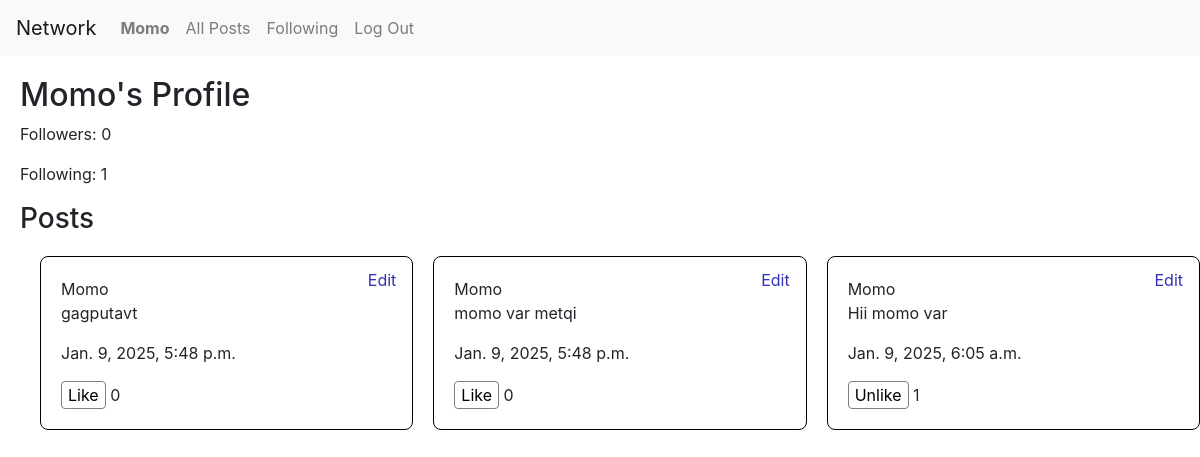
Before: /profile/Momo (signed in) with the older database file.
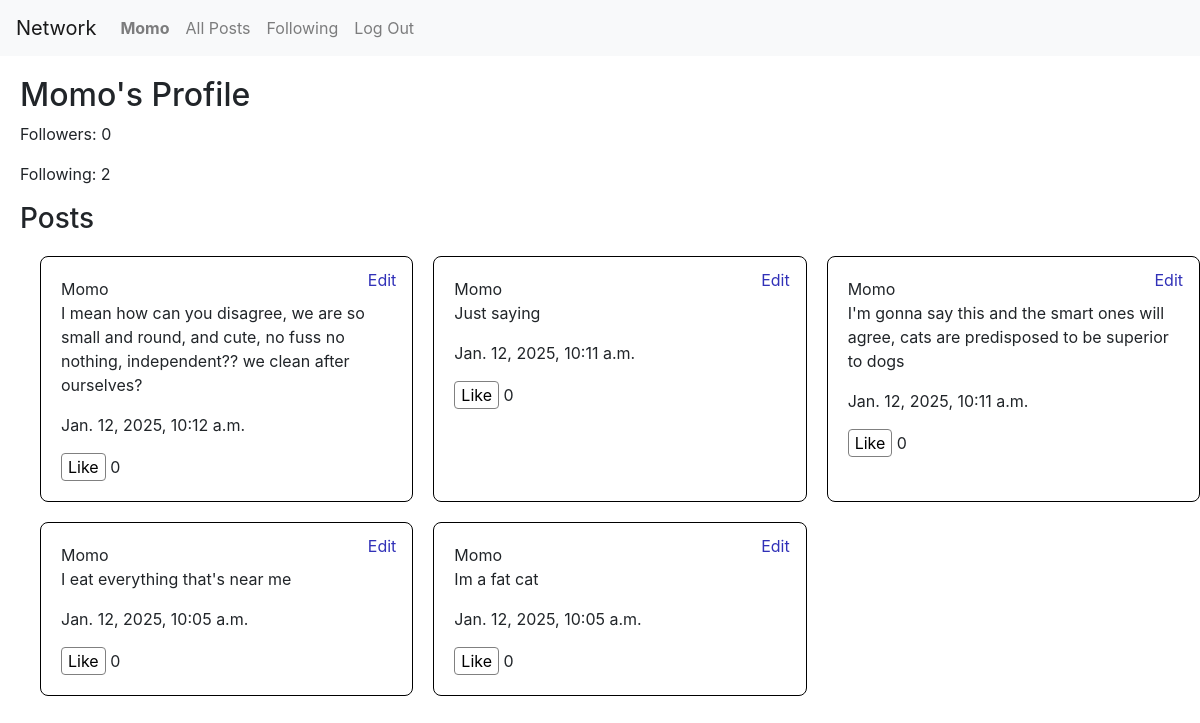
After: the same page with the newer database file.
### network/models.py (models this page shows, shortened)
class User(AbstractUser):
    name = models.CharField(max_length=64, blank=True)
    following = models.ManyToManyField('self', symmetrical=False, related_name='followers')

class Post(models.Model):
    user = models.ForeignKey(User, on_delete=models.CASCADE, related_name='posts')  #link post to the user
    body = models.TextField()
    timestamp = models.DateTimeField(auto_now_add=True) #automatically sets the time
    likes = models.ManyToManyField(User, related_name="liked_posts", blank=True)

### network/views.py (the view)
# urls.py: path("profile/<str:username>", views.profile_view, name="profile"),
@login_required(login_url="/login", redirect_field_name=None)
def profile_view(request, username):
    user_profile = User.objects.get(username = username)
    posts = user_profile.posts.all().order_by('-timestamp')
    is_following = request.user.following.filter(username=username).exists()
    return render(request, "network/profile.html", {
         "profile": user_profile,
        "posts": posts,
        "followers_count": user_profile.followers.count(),
        "following_count": user_profile.following.count(),
        "is_following": is_following,
        "is_self": request.user == user_profile
    })

### network/templates/network/profile.html (shortened to what this page needs)
{% extends "network/layout.html" %} {% block body %}
<div class="profile-container">
	<h2>{{ profile.username }}'s Profile</h2>
	<div class="stats">
		<p>Followers: {{ followers_count }}</p>
		<p>Following: {{ following_count }}</p>
	</div>
	<h3>Posts</h3>
	<div class="posts-container">
		{% for post in posts %}
		<div class="post" id="post-{{ post.id }}">
			<a href="{% url 'profile' post.user.username %}"
				>{{ post.user.username }}</a
			>
			<div class="post-content" id="content-{{ post.id }}">
				<p class="post-body" id="post-body-{{ post.id }}">{{post.body}}</p>
				{% if user == post.user %}
				<button class="edit-btn" data-post-id="{{ post.id }}">Edit</button>
				{% endif %}
			</div>
			<p>{{post.timestamp}}</p>
			{% if user.is_authenticated %}
			<button class="like-btn" data-post-id="{{ post.id }}">
				{% if user in post.likes.all %} Unlike {% else %} Like {% endif %}
			</button>
			{% endif %}
			<span id="likes-{{ post.id }}" class="likes-count"
				>{{ post.likes.count }}</span
			>
		</div>
		{% empty %}
		<p>No posts yet.</p>
		{% endfor %}
	</div>
</div>
{% endblock %}

### network/templates/network/layout.html (shortened to what this page needs)
{% load static %}
<!DOCTYPE html>
<html lang="en">
	<head>
		<link
			rel="stylesheet"
			href="https://stackpath.bootstrapcdn.com/bootstrap/4.4.1/css/bootstrap.min.css"
		/>
		<link href="{% static 'network/styles.css' %}" rel="stylesheet" />
	</head>
	<body>
		<nav class="navbar navbar-expand-lg navbar-light bg-light">
			<a class="navbar-brand" href="#">Network</a>
			<div class="layout-div">
				<ul class="navbar-nav mr-auto">
					{% if user.is_authenticated %}
					<li class="nav-item">
						<a class="nav-link" href="#"
							><strong>{{ user.username }}</strong></a
						>
					</li>
					{% endif %}
					<li class="nav-item">
						<a class="nav-link" href="{% url 'index' %}">All Posts</a>
					</li>
					{% if user.is_authenticated %}
					<li class="nav-item">
						<a class="nav-link" href="{% url 'following' %}">Following</a>
					</li>
					<li class="nav-item">
						<a class="nav-link" href="{% url 'logout' %}">Log Out</a>
					</li>
					{% endif %}
				</ul>
			</div>
		</nav>
		<div class="body">{% block body %} {% endblock %}</div>
	</body>
</html>

### network/static/network/styles.css (style rules this page uses)
.profile-container { padding-left: 20px; padding-top: 20px; word-wrap: break-word; }
.posts-container { list-style-type: none; padding-left: 20px; margin-top: 20px; display: grid; grid-template-columns: repeat(auto-fit, minmax(300px, 1fr)); gap: 20px; }
.post { padding: 20px; width: auto; border: 1px solid black; height: auto; border-radius: 8px; word-wrap: break-word; overflow-wrap: break-word; position: relative; }
.edit-btn { right: 10px; top: 10px; margin-bottom: 20px; background-color: transparent; border: none; position: absolute; color: rgb(49, 49, 184); }
a { color: inherit; }
button { background-color: transparent; border: 1px gray solid; border-radius: 4px; }

Changed rows visible on the page:
removed Post: user.username "Momo", body "gagputavt", timestamp "Jan. 9, 2025, 5:48 p.m.", shows "Like", likes.count "0"
removed Post: user.username "Momo", body "momo var metqi", timestamp "Jan. 9, 2025, 5:48 p.m.", shows "Like", likes.count "0"
removed Post: user.username "Momo", body "Hii momo var", timestamp "Jan. 9, 2025, 6:05 a.m.", shows "Unlike", likes.count "1"
added Post: user.username "Momo", body "I mean how can you disagree, we are so small and round, and cute, no fuss no nothing, independent?? we clean after ourselves?", timestamp "Jan. 12, 2025, 10:12 a.m.", shows "Like", likes.count "0"
added Post: user.username "Momo", body "Just saying", timestamp "Jan. 12, 2025, 10:11 a.m.", shows "Like", likes.count "0"
added Post: user.username "Momo", body "I'm gonna say this and the smart ones will agree, cats are predisposed to be superior to dogs", timestamp "Jan. 12, 2025, 10:11 a.m.", shows "Like", likes.count "0"
added Post: user.username "Momo", body "I eat everything that's near me", timestamp "Jan. 12, 2025, 10:05 a.m.", shows "Like", likes.count "0"
added Post: user.username "Momo", body "Im a fat cat", timestamp "Jan. 12, 2025, 10:05 a.m.", shows "Like", likes.count "0"
Other visible differences:
{{ following_count }}: "1" → "2"
